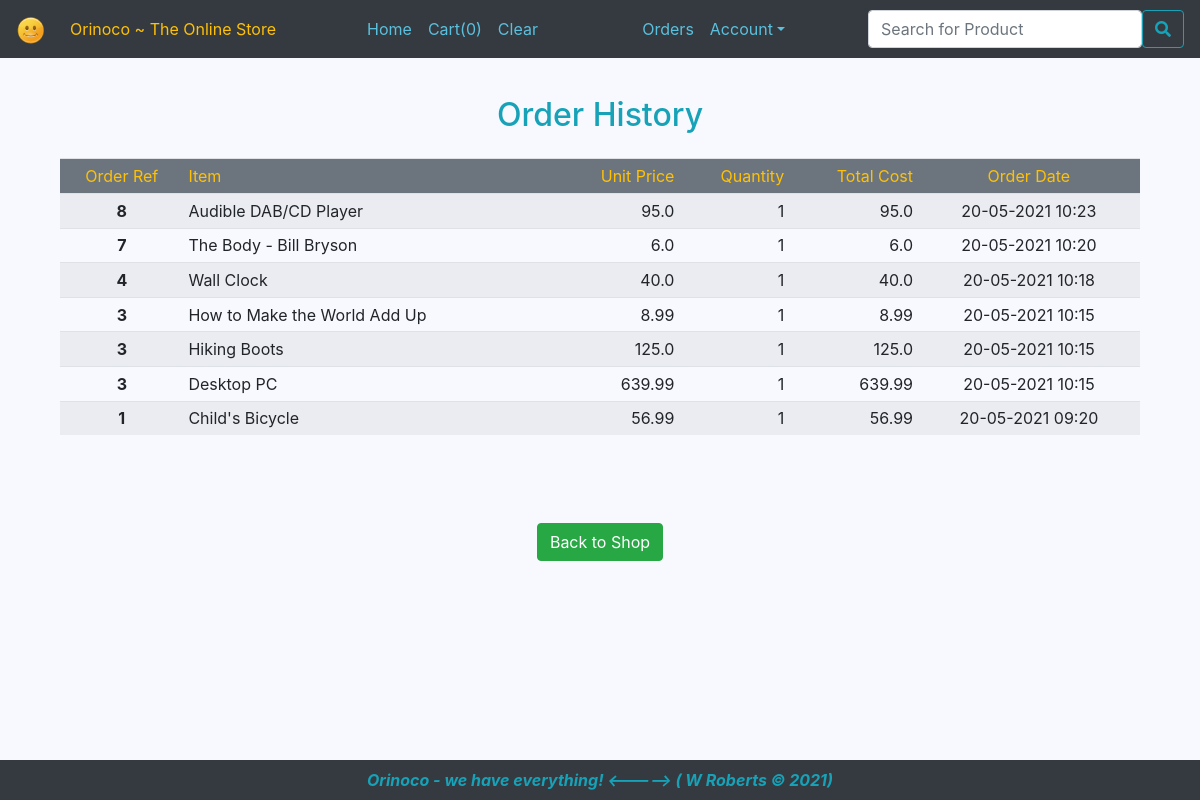
Screenshot of /orders/ (signed in) with the database file from the repository.
### shop/models.py (models this page shows)
class Item(models.Model):
    item = models.ForeignKey(Product, blank=True, null=True, on_delete=models.CASCADE)
    quantity = models.IntegerField()
    cost = models.FloatField()
    order = models.ForeignKey(Order, blank=True, null=True, on_delete=models.CASCADE)

class Order(models.Model):
    orderdate = models.DateTimeField(auto_now=True)
    userid = models.ForeignKey(Shopper, blank=True, null=True, on_delete=models.CASCADE)

class Product(models.Model):
    title = models.CharField(max_length=200)
    price = models.FloatField()
    discount_price = models.FloatField()
    category = models.CharField(max_length=200)
    description = models.TextField()
    image = models.CharField(max_length=300)
    def __str__(self):
        return self.title

### shop/views.py (the view)
# urls.py: path('orders/', views.orders, name='orders'),
def orders(request):
    orders = list(Order.objects.filter(userid=request.user.id)\
                .values_list('pk', flat=True))
    items = Item.objects.filter(order_id__in=orders).order_by('-order_id')
    return render(request, 'shop/orders.html', {'history':items})

### shop/templates/shop/orders.html (shortened to what this page needs)
{% extends 'base.html' %}
{% load static %}
{% block content %}
<div class="container">
<h2 class="text-center text-info mt-4 mb-4">Order History</h2>
<table class="table table-sm table-striped">
    <thead class="bg-secondary text-warning">
        <tr>
            <td class="text-center">Order Ref</td>
            <td>Item</td>
            <td class="text-right">Unit Price</td>
            <td class="text-right">Quantity</td>
            <td class="text-right">Total Cost</td>
            <td class="text-center">Order Date</td>
        </tr>
    </thead>
    <tbody>
        {% for item in history %}
        <tr>
            <th scope="row" class="text-center">{{ item.order.id }}</th>
            <td>{{ item.item }}</td>
            <td class="text-right"> {{ item.item.discount_price }}</td>
            <td class="text-right">{{ item.quantity }}</td>
            <td class="text-right">{{ item.cost }}</td>
            <td class="text-center">{{ item.order.orderdate|date:'d-m-Y H:i' }}</td>
        </tr>
        {% endfor %}
    </tbody>
</table>
<br><br><br>
<div class="row-hl d-flex justify-content-center">
    <a href="{% url 'index' %}" class="btn btn-success clear">Back to Shop</a>
</div>
</div>
{% endblock content %}

### templates/base.html (shortened to what this page needs)
<!DOCTYPE html>
<html lang="en">
    <head>
      <link rel="stylesheet" href="https://use.fontawesome.com/releases/v5.0.13/css/all.css"
>
      <link
      rel="stylesheet" href="https://cdn.jsdelivr.net/npm/bootstrap@4.5.3/dist/css/bootstrap.min.css"
      />
      {% load static %}
      <link rel="stylesheet" href="{% static 'style.css' %}" />
    </head>
    <body>
      {% block navbar %}
        {% include "navbar.html" %}
      {% endblock navbar %}
          <div class="container">
            {% block content %}
            {% endblock content %}
          </div>
          {% block footer %}
            {% include "footer.html" %}
          {% endblock footer %}
    </body>
</html>

### templates/navbar.html (shortened to what this page needs)
{% load static %}
<nav class="navbar fixed-top navbar-expand-md navbar-dark bg-dark">
    <a class="navbar-brand" href="#"><img class="mylogo" src="{% static 'logo.png' %}"
        alt="logo" /></a>
    <span class="px-2 text-warning">Orinoco ~ The Online Store</span>
    <div class="collapse navbar-collapse" id="navbarMenu">
        <ul class="navbar-nav ml-auto"  >
            {% if user.is_authenticated %}
            <li class="nav-item" >
                <a class="nav-link" href="{% url 'index' %}">Home</a>
            </li>
            <li class="nav-item">
                <a id="cart" class="nav-link shopcart"
                data-toggle="popover"data-placement="bottom"
                data-content="Bottom Popover"
                data-html="true"
                >Cart(0)</a>
            </li>
            <li class="nav-item">
                <a href="#" class="nav-link clear" >Clear</a>
            </li>
            <li class="nav-item" >
            </li>
            <li class="nav-item" >
                <a id="orders" class="nav-link" href="{% url 'orders' %}" >Orders</a>
            </li>
            {% endif %}
            <li class="nav-item dropdown ">
                <a href="#" class="nav-link dropdown-toggle" data-toggle="dropdown">Account</a>
            </li>
         </ul>
        {% if user.is_authenticated %}
         <form class="form-inline ml-auto">
            <input type="search" name="item_name" class="form-control"
                    placeholder="Search for Product" value="{{ item_name }}">
            <button type="submit" class="btn btn-outline-info">
                <i class="fas fa-search"></i></button>
        </form>
        {% endif %}
    </div>
</nav>
<br><br><br>

### templates/footer.html
<br><br>
<div class="container text-center fixed-bottom col-sm-12
            footer bg-dark text-info  py-2">
    <b><i>
      Orinoco - we have everything! <-----> (
      <a href="https://whroberts.eu.pythonanywhere.com" target="_blank"
        class="extern text-info">
        W Roberts
      </a> © <span id="year"></span>)
    </i></b>
  <br>
</div>

### static/style.css (style rules this page uses)
body { background-color: ghostwhite; }
nav .navbar-nav li a { color: #5bc0de !important; }
.mylogo { max-height: 30px; max-width: 30px; }

### rows the page displays
Item: order.id "8", item "Audible DAB/CD Player", item.discount_price "95.0", quantity "1", cost "95.0", order.orderdate "20-05-2021 10:23"
Item: order.id "7", item "The Body - Bill Bryson", item.discount_price "6.0", quantity "1", cost "6.0", order.orderdate "20-05-2021 10:20"
Item: order.id "4", item "Wall Clock", item.discount_price "40.0", quantity "1", cost "40.0", order.orderdate "20-05-2021 10:18"
Item: order.id "3", item "How to Make the World Add Up", item.discount_price "8.99", quantity "1", cost "8.99", order.orderdate "20-05-2021 10:15"
Item: order.id "3", item "Hiking Boots", item.discount_price "125.0", quantity "1", cost "125.0", order.orderdate "20-05-2021 10:15"
Item: order.id "3", item "Desktop PC", item.discount_price "639.99", quantity "1", cost "639.99", order.orderdate "20-05-2021 10:15"
Item: order.id "1", item "Child's Bicycle", item.discount_price "56.99", quantity "1", cost "56.99", order.orderdate "20-05-2021 09:20"
